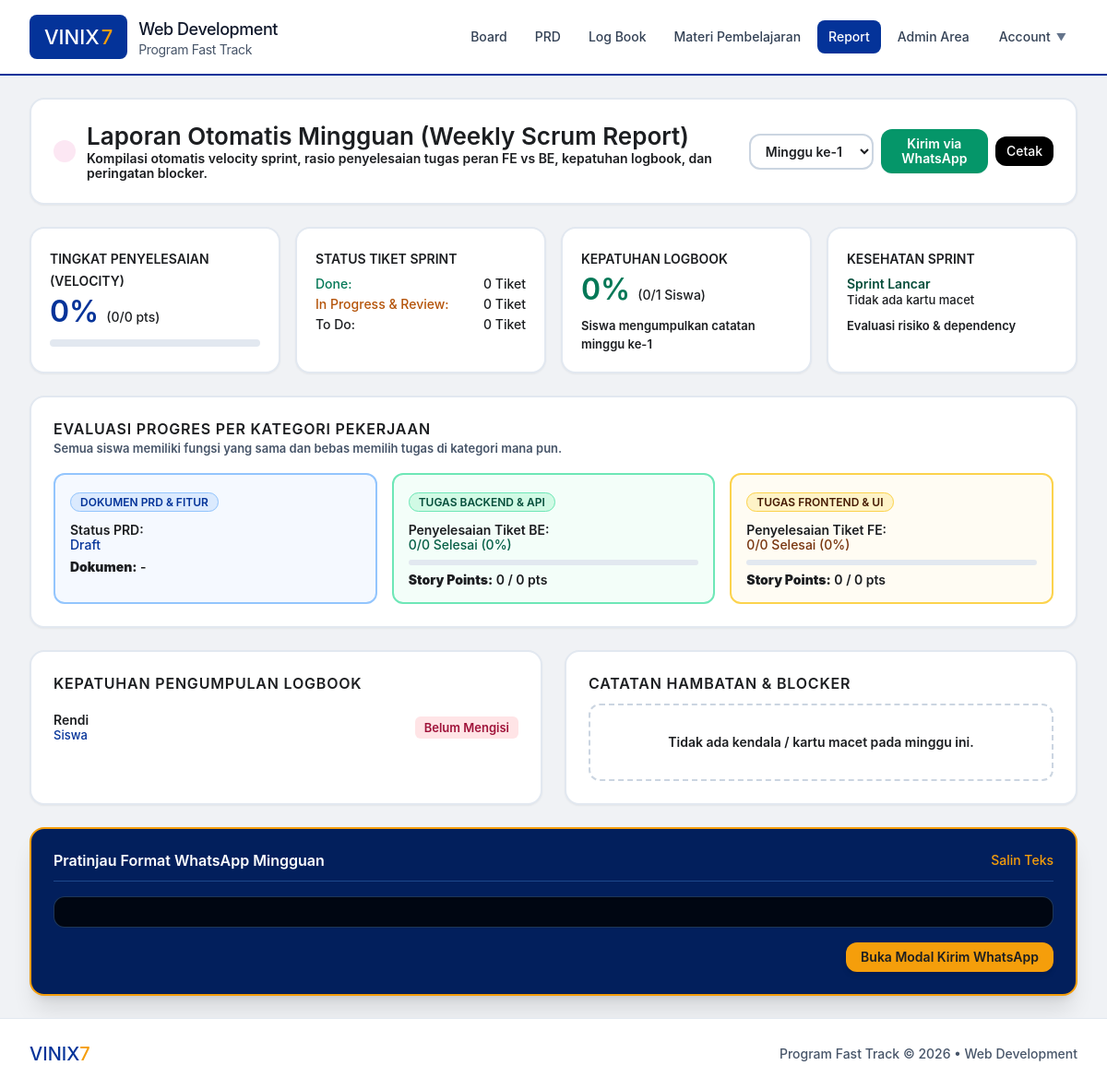
The page /reports.php (signed in) on the database as committed earlier.
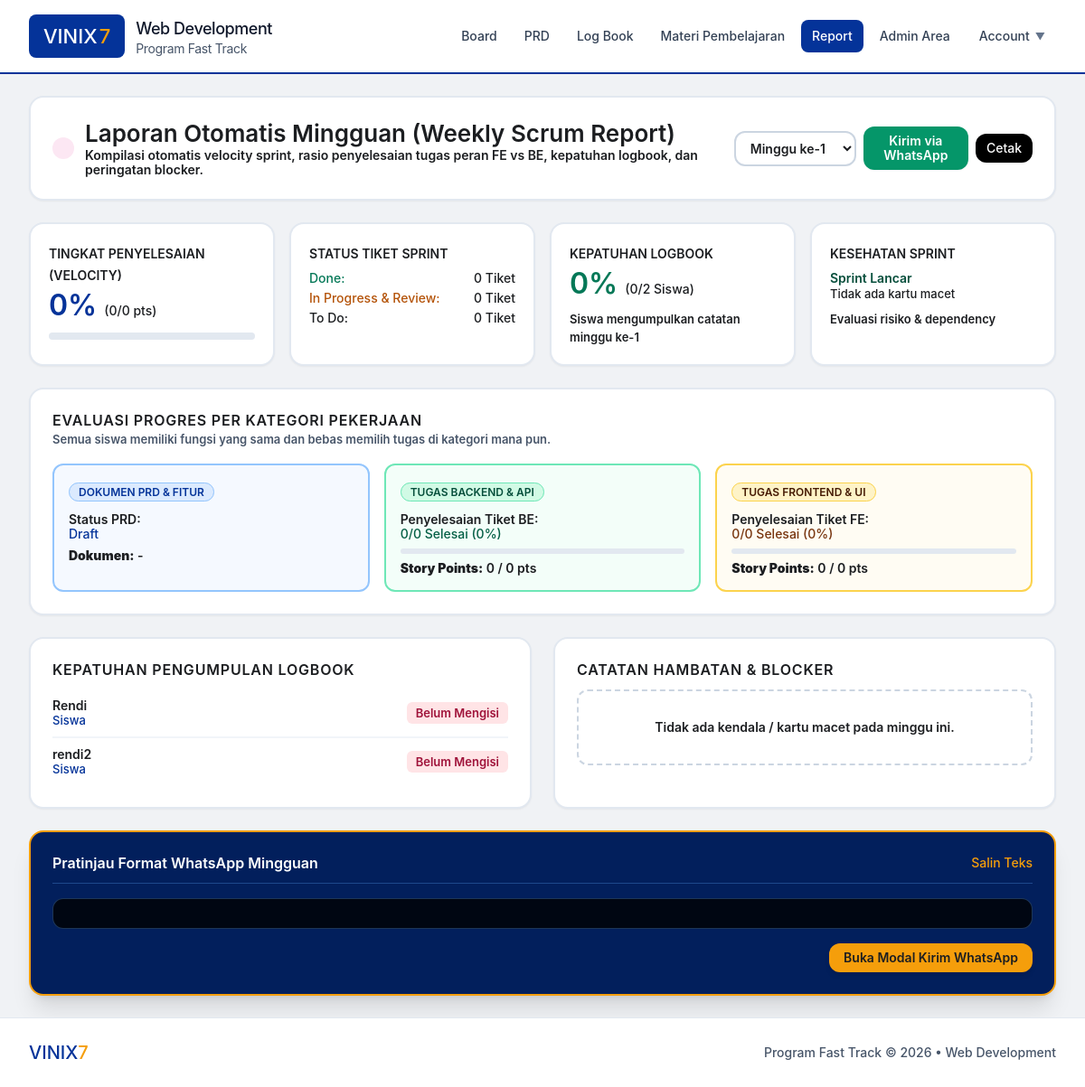
The same page on the database as committed later.
### tables this page shows
CREATE TABLE members (
            id TEXT PRIMARY KEY,
            name TEXT NOT NULL,
            role TEXT NOT NULL,
            team_id TEXT,
            phone TEXT,
            email TEXT,
            university TEXT,
            major TEXT,
            token TEXT UNIQUE NOT NULL,
            created_at TEXT NOT NULL
        , password_hash TEXT DEFAULT '', invite_used INTEGER DEFAULT 0);

### reports.php (the view, shortened to what the rows shown need)
<?php
require_once __DIR__ . '/includes/header.php';
$stmt = $pdo->prepare("SELECT * FROM members WHERE team_id = ?");
$stmt->execute([$currentTeamId]);
$members = $stmt->fetchAll();
$complianceList = [];
foreach ($members as $m) {
    $hasSubmitted = false;
    $complianceList[] = [
        'name' => $m['name'],
        'role' => $m['role'],
        'hasSubmitted' => $hasSubmitted
    ];
}
?>
<div class="space-y-6">
    <div class="bg-white rounded-2xl p-6 border-2 border-slate-200 shadow-sm flex flex-col sm:flex-row sm:items-center justify-between gap-4">
        <div class="flex items-center gap-3">
            <div>
                <h1 class="text-2xl font-black text-black">Laporan Otomatis Mingguan (Weekly Scrum Report)</h1>
            </div>
        </div>
    </div>
    <div class="grid grid-cols-1 md:grid-cols-2 gap-6">
        <div class="bg-white rounded-2xl p-6 border-2 border-slate-200 shadow-sm space-y-3">
            <div class="divide-y-2 divide-slate-100">
                <?php foreach ($complianceList as $c): ?>
                    <div class="py-2.5 flex items-center justify-between text-xs">
                        <div>
                            <div class="font-black text-black"><?= htmlspecialchars($c['name']) ?></div>
                            <div class="text-[11px] text-[#043399] font-bold">Siswa</div>
                        </div>
                        <?php if ($c['hasSubmitted']): ?>
                            <span class="inline-flex items-center gap-1 text-emerald-800 bg-emerald-100 px-2.5 py-1 rounded-md font-black text-[11px]">
                                <span>Sudah Mengisi</span>
                            </span>
                        <?php else: ?>
                            <span class="inline-flex items-center gap-1 text-rose-800 bg-rose-100 px-2.5 py-1 rounded-md font-black text-[11px]">
                                Belum Mengisi
                            </span>
                        <?php endif; ?>
                    </div>
                <?php endforeach; ?>
            </div>
        </div>
    </div>
</div>
<?php require_once __DIR__ . '/includes/footer.php'; ?>

Rows that differ between the two databases and show on the page:
added members: name "rendi2"
Other text that changed with them:
count($members): "1" → "2"
